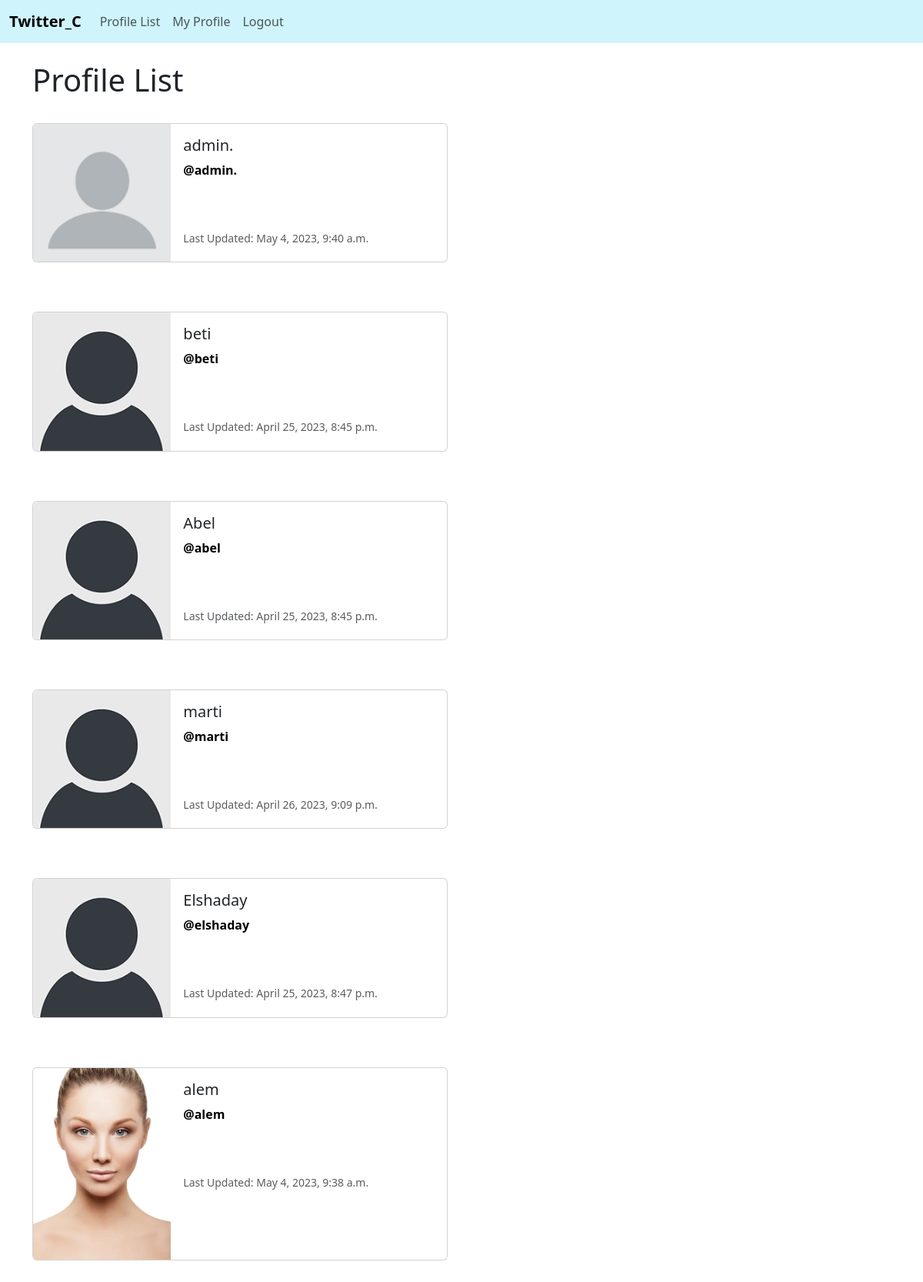
The app's page /profile_list (signed in) with its own data.
### twitterC/models.py (models this page shows, shortened)
class Profile(models.Model):
	user = models.OneToOneField(User,on_delete = models.CASCADE)
	follows = models.ManyToManyField("self",
	related_name = "followed_by",
	symmetrical = False,
	blank = True)
	date_modified = models.DateTimeField(User, auto_now=True)
	profile_image = models.ImageField(null=True, blank=True, upload_to="images/")

### twitterC/views.py (the view)
# urls.py: path('profile_list' ,views.profile_list, name='profile_list'),
def profile_list(request):
    if request.user.is_authenticated:
        profiles = Profile.objects.exclude(user=request.user)
        return render(request, 'profile_list.html', {"profiles":profiles})
    else:
        messages.success(request, ("You must first log in to view this page."))
        return redirect('home')

### twitterC/templates/profile_list.html
{% extends 'base.html' %}
{% load static %}
{% block content %}
	<h1>Profile List</h1>
<br/>
{% if profiles %}
	{% for profile in profiles %}
    <div class="card mb-3" style="max-width: 540px;">
    <div class="row g-0">
        <div class="col-md-4">
            {% if profile.profile_image %}
                <img src="{{ profile.profile_image.url }}" width=200 height=200 class="img-fluid rounded-start" alt="{{profile.user.username}}">
            {% else %}
            <img src="{% static 'images/default_profile_pic.png' %}" class="img-fluid rounded-start" alt="Profile Image">
            {% endif %}
        </div>
        <div class="col-md-8">
        <div class="card-body">
            <h5 class="card-title">{{ profile.user.username }}</h5>
            <p class="card-text"> <a href=" {% url 'profile' profile.user.id %}">@{{ profile.user.username|lower }}</a></p>
            <br/><br/>
            <p class="card-text"><small class="text-muted">Last Updated: {{ profile.date_modified }}</small></p>
        </div>
        </div>
    </div>
    </div>
    <br/><br/>
	{% endfor %}
{% endif %}
{% endblock %}

### twitterC/templates/base.html (style rules this page uses)
a { text-decoration: none; font-weight: bold; color: black; }

### records on screen
Profile: profile_image (placeholder picture), user.username "admin.", date_modified "May 4, 2023, 9:40 a.m."
Profile: user.username "beti", date_modified "April 25, 2023, 8:45 p.m."
Profile: user.username "Abel", user.username "abel", date_modified "April 25, 2023, 8:45 p.m."
Profile: user.username "marti", date_modified "April 26, 2023, 9:09 p.m."
Profile: user.username "Elshaday", user.username "elshaday", date_modified "April 25, 2023, 8:47 p.m."
Profile: profile_image (picture), user.username "alem", date_modified "May 4, 2023, 9:38 a.m."
